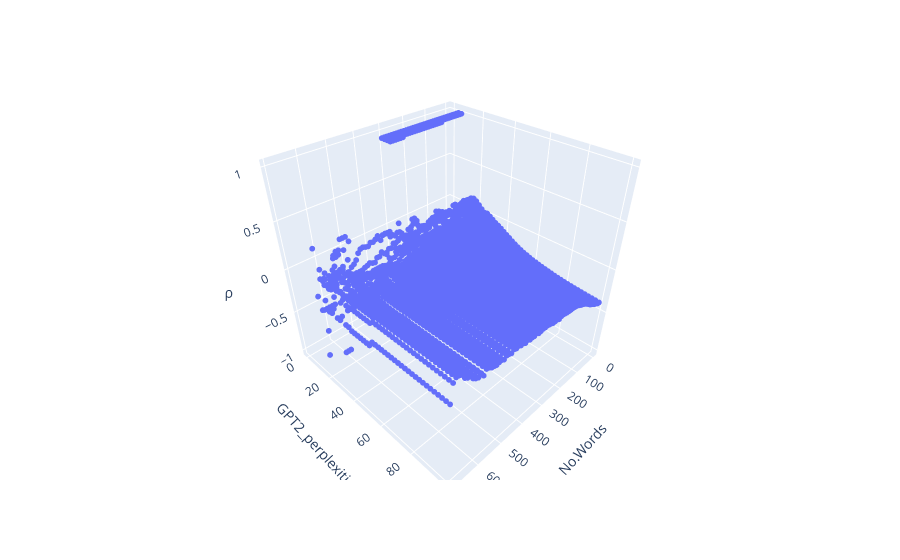

Notebook code for this chart:
### Code cell
fig = px.scatter_3d(
    pptx_nwrd_corr_df[pptx_nwrd_corr_df["GPT2_perplexities"] <= 100], 
    x="No.Words", 
    y="GPT2_perplexities", 
    z="\u03C1",
)
fig.update_traces(marker_size = 2)
fig.show()

### Figure 1 — Plotly figure (JSON) as saved in the notebook; plotly's stock layout.template omitted (floating-point values rounded to 4 significant figures; data arrays with more than 128 entries replaced by an {"elided": "..."} marker saying what was removed)
{"data": [{"hovertemplate": "No.Words=%{x}<br>GPT2_perplexities=%{y}<br>ρ=%{z}<extra></extra>", "legendgroup": "", "marker": {"color": "#636efa", "size": 2, "symbol": "circle"}, "mode": "markers", "name": "", "scene": "scene", "showlegend": false, "type": "scatter3d", "x": {"elided": "3570 int values"}, "y": {"elided": "3570 int values"}, "z": {"elided": "3570 float values"}}], "layout": {"legend": {"tracegroupgap": 0}, "margin": {"t": 60}, "scene": {"domain": {"x": [0, 1], "y": [0, 1]}, "xaxis": {"title": {"text": "No.Words"}}, "yaxis": {"title": {"text": "GPT2_perplexities"}}, "zaxis": {"title": {"text": "ρ"}}}}}
